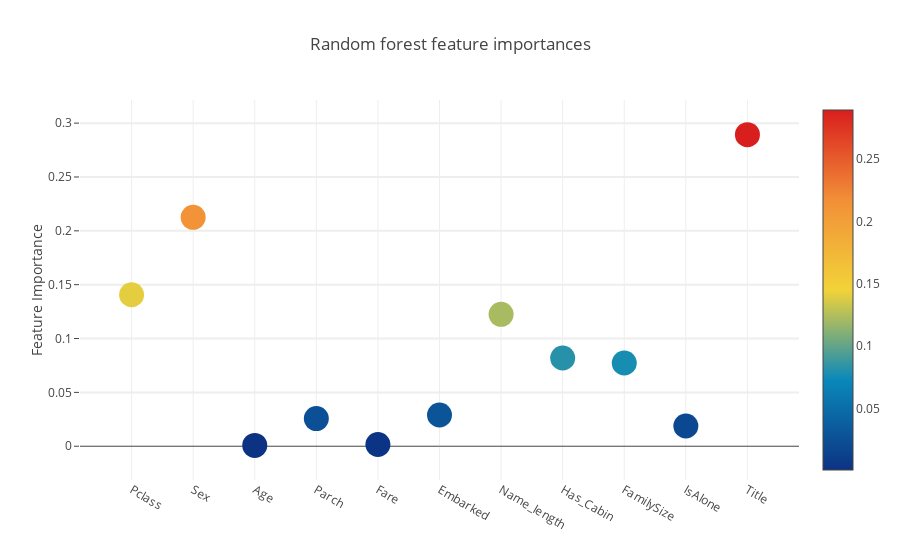

The notebook cell saved with this chart:
### Code cell
trace = go.Scatter(y=feature_dataframe['Random forest feature importances'].values,
                  x = feature_dataframe['features'].values,
                  mode='markers',
                  marker=dict(
                  sizemode = 'diameter',
                  sizeref=1,
                  size=25,
                  color=feature_dataframe['Random forest feature importances'].values,
                  colorscale='Portland',
                  showscale=True), text = feature_dataframe['features'].values)
data = [trace]

layout = go.Layout(autosize=True,title='Random forest feature importances',
                   hovermode='closest',
                   yaxis=dict(title='Feature Importance',
                             ticklen=5,
                             gridwidth=2),showlegend=False
)
fig = go.Figure(data=data, layout=layout)
py.iplot(fig, filename='scatter2018')

### Figure 1 — Plotly figure (JSON) as saved in the notebook; plotly's stock layout.template omitted (floating-point values rounded to 4 significant figures)
{"data": [{"marker": {"color": [0.1406, 0.2125, 0.0007926, 0.02567, 0.001637, 0.02899, 0.1224, 0.08193, 0.07728, 0.01876, 0.2893], "colorscale": "Portland", "showscale": true, "size": 25, "sizemode": "diameter", "sizeref": 1}, "mode": "markers", "text": ["Pclass", "Sex", "Age", "Parch", "Fare", "Embarked", "Name_length", "Has_Cabin", "FamilySize", "IsAlone", "Title"], "type": "scatter", "uid": "148cb1a4-a1dc-11e8-8353-34363bce09e6", "x": ["Pclass", "Sex", "Age", "Parch", "Fare", "Embarked", "Name_length", "Has_Cabin", "FamilySize", "IsAlone", "Title"], "y": [0.1406, 0.2125, 0.0007926, 0.02567, 0.001637, 0.02899, 0.1224, 0.08193, 0.07728, 0.01876, 0.2893]}], "layout": {"autosize": true, "hovermode": "closest", "showlegend": false, "title": "Random forest feature importances", "yaxis": {"gridwidth": 2, "ticklen": 5, "title": "Feature Importance"}}}
